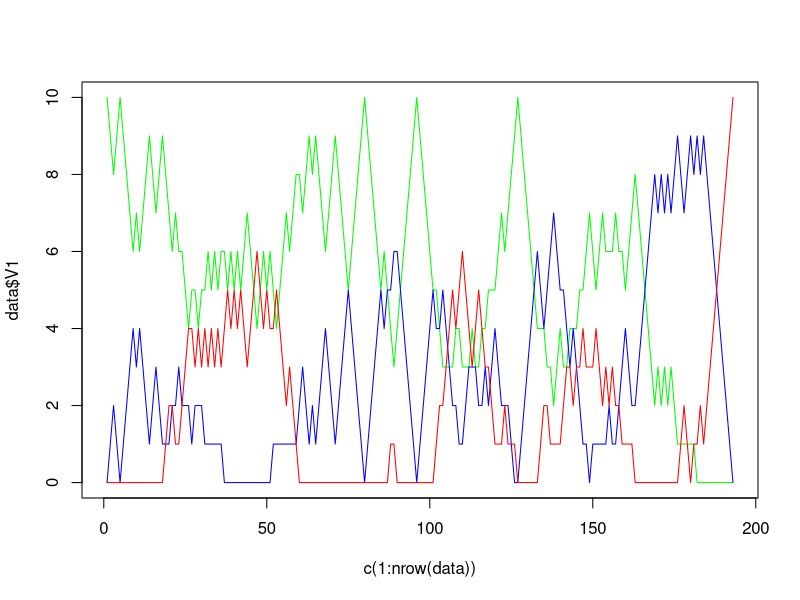

Generate this figure with R:
rm(list=ls())

data = read.csv("GenData2.txt", header=F)

plot(c(1:nrow(data)),data$V1, type="l", col="green")
matplot(c(1:nrow(data)),data$V2, type="l", add=T, col="blue")
matplot(c(1:nrow(data)),data$V3, type="l", add=T, col="red")

delta = 0 
for (i in c(2:nrow(data))){

	delta =c(delta, (data$V1[i] - data$V1[i-1]))
}
